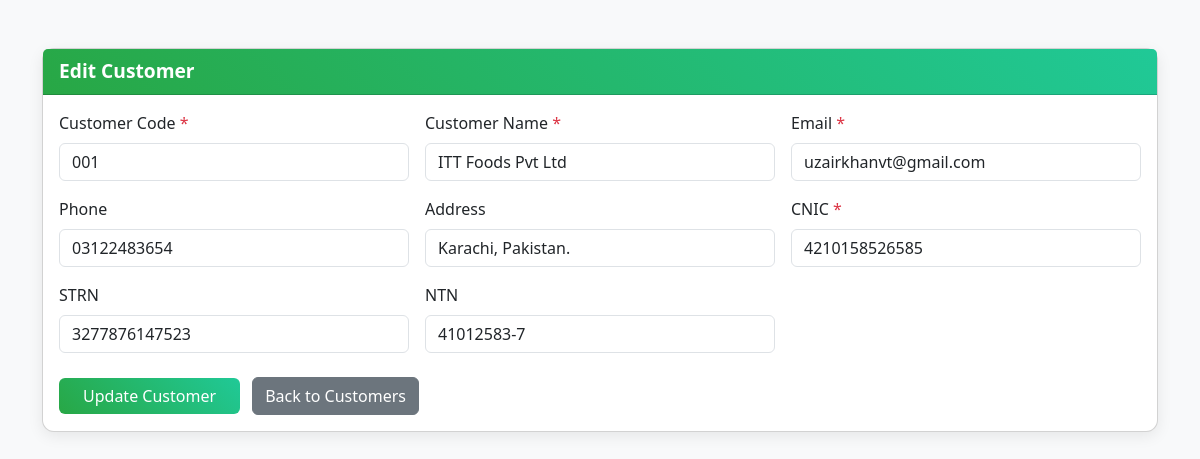
The page /edit_customer.php?id=22 on the database its author committed.
### tables this page shows
CREATE TABLE `customers` (
  `id` int(11) NOT NULL,
  `code` varchar(50) NOT NULL,
  `name` varchar(255) NOT NULL,
  `cnic` varchar(20) NOT NULL,
  `email` varchar(255) NOT NULL,
  `phone` varchar(50) DEFAULT NULL,
  `address` text DEFAULT NULL,
  `city` varchar(100) DEFAULT NULL,
  `strn` varchar(50) DEFAULT NULL,
  `ntn` varchar(50) DEFAULT NULL,
  `created_at` timestamp NOT NULL DEFAULT current_timestamp()
);

### edit_customer.php (the view, shortened to what this page needs)
<?php
require 'db.php';
$id = $_GET['id'] ?? null;
$stmt = $pdo->prepare("SELECT * FROM customers WHERE id = ?");
$stmt->execute([$id]);
$customer = $stmt->fetch();
?>
<!DOCTYPE html>
<html lang="en">
<head>
    <link href="https://cdn.jsdelivr.net/npm/bootstrap@5.3.2/dist/css/bootstrap.min.css" rel="stylesheet" />
</head>
<body class="py-5">
    <div class="container">
        <div class="card">
            <div class="card-header">
                Edit Customer
            </div>
            <div class="card-body">
                <form method="POST" class="needs-validation" novalidate>
                    <div class="row g-3">
                        <div class="col-md-4">
                            <label for="code" class="form-label">Customer Code <span class="text-danger">*</span></label>
                            <input type="text" id="code" name="code" class="form-control" required value="<?= htmlspecialchars($customer['code']) ?>">
                        </div>
                        <div class="col-md-4">
                            <label for="name" class="form-label">Customer Name <span class="text-danger">*</span></label>
                            <input type="text" id="name" name="name" class="form-control" required value="<?= htmlspecialchars($customer['name']) ?>">
                        </div>
                        <div class="col-md-4">
                            <label for="email" class="form-label">Email <span class="text-danger">*</span></label>
                            <input type="email" id="email" name="email" class="form-control" required value="<?= htmlspecialchars($customer['email']) ?>">
                        </div>
                        <div class="col-md-4">
                            <label for="phone" class="form-label">Phone</label>
                            <input type="text" id="phone" name="phone" class="form-control" value="<?= htmlspecialchars($customer['phone']) ?>">
                        </div>
                        <div class="col-md-4">
                            <label for="address" class="form-label">Address</label>
                            <input type="text" id="address" name="address" class="form-control" value="<?= htmlspecialchars($customer['address']) ?>">
                        </div>
                        <div class="col-md-4">
                            <label for="cnic" class="form-label">CNIC <span class="text-danger">*</span></label>
                            <input type="text" id="cnic" name="cnic" class="form-control" required value="<?= htmlspecialchars($customer['cnic']) ?>">
                        </div>
                        <div class="col-md-4">
                            <label for="strn" class="form-label">STRN</label>
                            <input type="text" id="strn" name="strn" class="form-control" value="<?= htmlspecialchars($customer['strn']) ?>">
                        </div>
                        <div class="col-md-4">
                            <label for="ntn" class="form-label">NTN</label>
                            <input type="text" id="ntn" name="ntn" class="form-control" value="<?= htmlspecialchars($customer['ntn']) ?>">
                        </div>
                    </div>
                    <div class="mt-4">
                        <button type="submit" class="btn btn-success px-4">Update Customer</button>
                        <a href="customers.php" class="btn btn-secondary ms-2">Back to Customers</a>
                    </div>
                </form>
            </div>
        </div>
    </div>
</body>
</html>

### edit_customer.php (style rules this page uses)
body { background-color: #f8f9fa; }
.card { border-radius: 12px; box-shadow: 0 4px 15px rgba(0, 0, 0, 0.08); }
.card-header { background: linear-gradient(45deg, #28a745, #20c997); color: white; font-weight: 600; font-size: 1.2rem; border-top-left-radius: 12px; border-top-right-radius: 12px; }
label { font-weight: 500; }
.btn-success { background: linear-gradient(45deg, #28a745, #20c997); border: none; }

### rows shown on the page
customers: code "001", name "ITT Foods Pvt Ltd", email "uzairkhanvt@gmail.com", phone "03122483654", address "Karachi, Pakistan.", cnic "4210158526585", strn "3277876147523", ntn "41012583-7"
